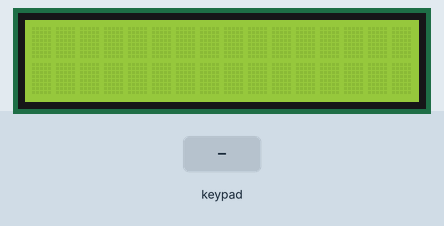
Recording of a sketch running on a simulated Arduino Uno, built with avr-gcc and run on an emulated ATmega328P. On the bench: 16×2 character LCD. Wiring (inferred from the names in the program): PCF8574 port expander at I2C address 0x20. Wiring (inferred from the signals the program sends): 4×4 keypad with keys 1 2 3 A 4 5 6 B 7 8 9 C * 0 # D (labels assumed): rows Q4, Q5, Q6, Q7; columns Q0, Q1, Q2, Q3. Inputs (shaded band) come from the test bench. What the sketch prints to the serial monitor is not drawn.

Above: at 1.2 s.
1.3 s: keypad keys 1 2 # pressed 0.4 s apart
At 2.6 s:
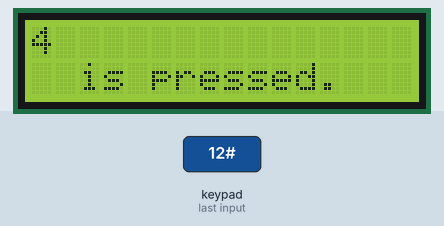
4.0 s: key '7' pressed
At 5.2 s:
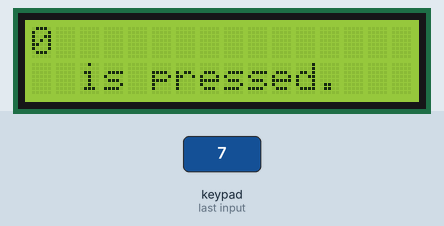
5.5 s: key '*' pressed
At 6.4 s:
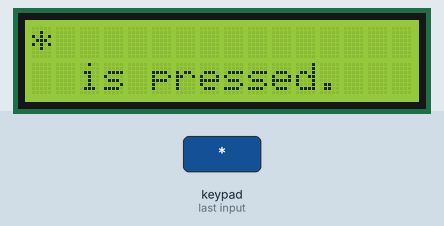
7.0 s: key '1' pressed
At 7.6 s:
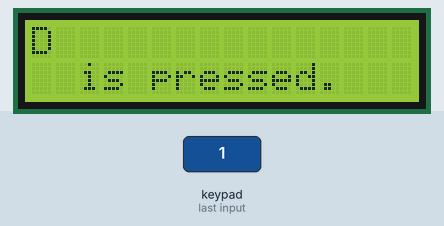
8.5 s: keypad keys 2 5 # pressed 0.4 s apart
At 9.11 s:
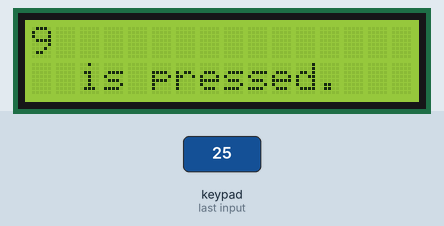
Timing chart, 0 to 11.5 s (numbered marks = the images above; inputs shaded):
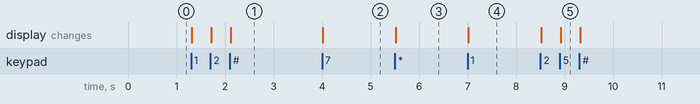

Measured:
- after the input at 1.3 s, the display: first changes at once (image 1 shows a later state)
- after the input at 4.0 s, the display: changes at once (image 2)
- after the input at 5.5 s, the display: changes at once (image 3)
- after the input at 7.0 s, the display: changes at once (image 4)
- after the input at 8.5 s, the display: first changes at once (image 5 shows a later state)

The sketch:

KEYPAD_I2C_with_LCD_display_using_PCF8574T.ino
```cpp
#include <Wire.h>
#include <LiquidCrystal_I2C.h>
String  pressedCharacter;
float buttonTimer = 0;
bool buttonPressed=false;
int d;
LiquidCrystal_I2C lcd(0x27, 16, 2);
/* !NOTICE!
 * There is no wiring schematics provided since I only used the i2C pins in this demonstration
 * SDA: A4, SCL: A5
 * Both the LCD and the PCF8574 module are compatible with 5 V
 * The pins on the keypad are connected to the PCF8574 in an ascending order:
 * P0: 1st pin on the keypad, P1: 2nd pin on the keypad...etc., P7: 8th pin on the keypad
 * Notice that the keypad's first actual pin is the 2nd physical pin (at least on the one I used)
 */

void setup() {
Wire.begin();
  Wire.setClock(400000L);
  Serial.begin(115200);
  lcd.begin();
  lcd.clear();
}

void loop() {

        readKeyPad();//read the keypad
        printLED();//do something if a key was pressed

}
void readKeyPad()
{
  if (buttonPressed == true)
  {
    if (millis() - buttonTimer > 300)
    {
      //The button pressed is only set back to false after 300 ms, so we cannot press a button twice quickly
      buttonTimer = millis();
      buttonPressed = false;
    }
  }
  else
  {
    //B11101111
    Wire.beginTransmission(0x20); //00100000
    Wire.write(B11101111);
     //[P7]B11101111[P0] -> [P7]1110[P4] - activates last row, [P3]1111[P0] - Sets all pins high on the MUX
    Wire.endTransmission();

    Wire.requestFrom(0x20, 1);
    d = Wire.read();
    switch (d)
    {

      case 231: //Button A
        Serial.println("A");
        pressedCharacter = "A";
        buttonPressed = true;
        break;

      case 235: //Button B
        Serial.println("B");
        pressedCharacter = "B";
        buttonPressed = true;
        break;

      case 237: //Button C
        Serial.println("C");
        pressedCharacter = "C";
        buttonPressed = true;
        break;

      case 238: //Button D
        Serial.println("D");
        pressedCharacter = "D";
        buttonPressed = true;
        break;
    }
    //-------------------------------------------
    //B11011111
    Wire.beginTransmission(0x20); //00100000
    Wire.write(B11011111);
//[P7]B11011111[P0] -> [P7]1101[P4] - activates third row, [P3]1111[P0] - Sets all pins high on the MUX
    Wire.endTransmission();

    Wire.requestFrom(0x20, 1);
    d = Wire.read();
    switch (d)
    {

      case 215: //Button 3
        Serial.println("3");
        pressedCharacter = "3";
        buttonPressed = true;
        break;

      case 219: //Button 6
        Serial.println("6");
        pressedCharacter = "6";
        buttonPressed = true;
        break;

      case 221: //Button 9
        Serial.println("9");
        pressedCharacter = "9";
        buttonPressed = true;
        break;

      case 222: //Button #
        Serial.println("#");
        pressedCharacter = "#";
        buttonPressed = true;
        break;
    }
    //-------------------------------------------
    //B10111111
    Wire.beginTransmission(0x20); //00100000
    Wire.write(B10111111);
    //[P7]B10111111[P0] -> [P7]1011[P4] - activates second row, [P3]1111[P0] - Sets all pins high on the MUX
    Wire.endTransmission();

    Wire.requestFrom(0x20, 1);
    d = Wire.read();
    switch (d)
    {
      case 183: //Button 2
        Serial.println("2");
        pressedCharacter = "2";
        buttonPressed = true;
        break;

      case 187: //Button 5
        Serial.println("5");
        pressedCharacter = "5";
        buttonPressed = true;
        break;

      case 189: //Button 8
        Serial.println("8");
        pressedCharacter = "8";
        buttonPressed = true;
        break;

      case 190: //Button 0
        Serial.println("0");
        pressedCharacter = "0";
        buttonPressed = true;
        break;
    }
    //-------------------------------------------
    //B01111111
    Wire.beginTransmission(0x20); //00100000
    Wire.write(B01111111);
    //[P7]B01111111[P0] -> [P7]0111[P4] - activates First row, [P3]1111[P0] - Sets all pins high on the MUX
    Wire.endTransmission();

    Wire.requestFrom(0x20, 1);
    d = Wire.read();
    switch (d)
    {
      case 119: //Button 1
        Serial.println("1");
        pressedCharacter = "1";
        buttonPressed = true;
        break;

      case 123: //Button 4
        Serial.println("4");
        pressedCharacter = "4";
        buttonPressed = true;
        break;

      case 125: //Button 7
       Serial.println("7");
        pressedCharacter = "7";
        buttonPressed = true;
        break;

      case 126: //Button *
        Serial.println("*");
        pressedCharacter = "*";
        buttonPressed = true;
        break;
    }
    buttonTimer = millis();
  }
}

  void printLED()
{
  if (buttonPressed == true) //if a button was pressed...
  {
      lcd.clear();
      //Print the string on the LCD
      lcd.setCursor(0, 0);
      lcd.print(pressedCharacter);
      lcd.setCursor(2, 1);
      lcd.print("is pressed.");
      buttonPressed == false;
  }
}
```
